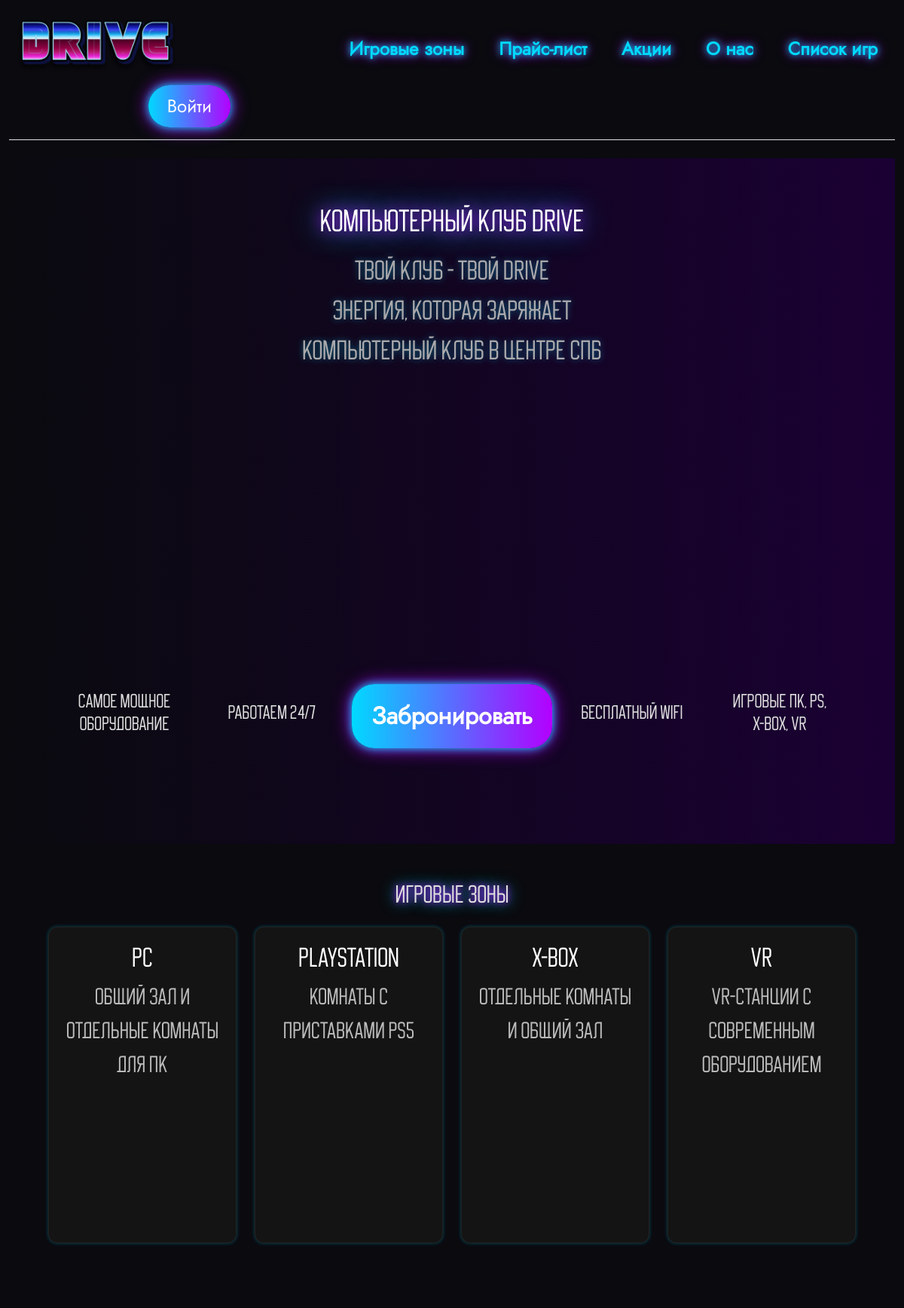
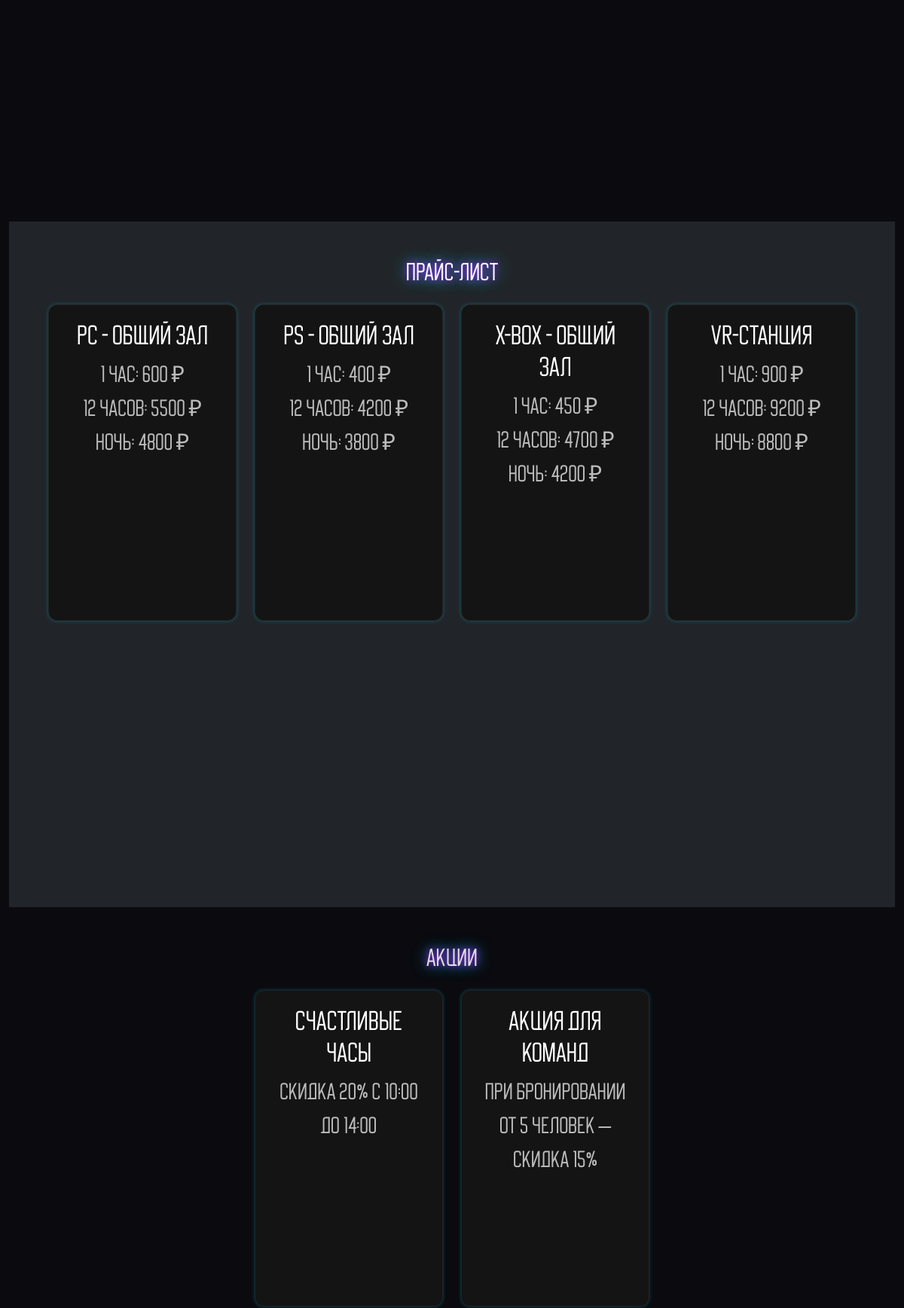
/index (upper part), run on the app's committed database (2 pictures, top to bottom).
### tables this page shows
CREATE TABLE prices (
    id INTEGER PRIMARY KEY AUTOINCREMENT,
    service TEXT NOT NULL UNIQUE,
    price_1h INTEGER NOT NULL,
    price_12h INTEGER NOT NULL,
    price_night INTEGER NOT NULL
);

### app.py (the view)
@app.route("/")
@app.route("/index")
def index():
    db = get_db()
    prices = db.execute("SELECT service, price_1h, price_12h, price_night FROM prices").fetchall()
    return render_template("index.html", prices=prices)

### app.py (called while the page is built)
def get_db():
    if 'db' not in g:
        g.db = sqlite3.connect(DATABASE)
        g.db.row_factory = sqlite3.Row
    return g.db

### templates/index.html (shortened to what this page needs)
{% extends 'base.html' %}
{% block body %}
<section class="hero-section text-center">
    <div class="hero-content d-flex flex-column align-items-center justify-content-between" style="height: 100%;">
        <div>
            <h1 class="hero-title neon-text-large mb-3">Компьютерный клуб DRIVE</h1>
            <p class="hero-description mb-5">
                ТВОЙ КЛУБ - ТВОЙ DRIVE<br>
                ЭНЕРГИЯ, КОТОРАЯ ЗАРЯЖАЕТ<br>
                КОМПЬЮТЕРНЫЙ КЛУБ В ЦЕНТРЕ СПБ
            </p>
        </div>
        <div class="d-flex justify-content-center flex-wrap gap-3 hero-features">
            <div class="neon-card text-center p-3">
                <h6 class="feature-title">Самое мощное оборудование</h6>
            </div>
            <div class="neon-card text-center p-3">
                <h6 class="feature-title">Работаем 24/7</h6>
            </div>
            <a href="{{ url_for('booking') }}" class="btn my-button px-5 py-2 align-self-center">Забронировать</a>
            <div class="neon-card text-center p-3">
                <h6 class="feature-title">Бесплатный WiFi</h6>
            </div>
            <div class="neon-card text-center p-3">
                <h6 class="feature-title">Игровые ПК, PS,<br>X-Box, VR</h6>
            </div>
        </div>
    </div>
</section>
<section id="zonesSection" class="py-5">
    <h2 class="text-center mb-4">Игровые зоны</h2>
    <div class="d-flex flex-wrap justify-content-center gap-4">
        <div class="card zone-card">
            <h5>PC</h5>
            <p>Общий зал и отдельные комнаты для ПК</p>
        </div>
        <div class="card zone-card">
            <h5>PlayStation</h5>
            <p>Комнаты с приставками PS5</p>
        </div>
        <div class="card zone-card">
            <h5>X-box</h5>
            <p>Отдельные комнаты и общий зал</p>
        </div>
        <div class="card zone-card">
            <h5>VR</h5>
            <p>VR-станции с современным оборудованием</p>
        </div>
    </div>
</section>
<section id="pricesSection" class="py-5 bg-dark text-light">
    <h2 class="text-center mb-4">Прайс-лист</h2>
    <div class="d-flex flex-wrap justify-content-center gap-4">
        {% for price in prices %}
        <div class="card price-card">
            <h5>{{ price['service'] }}</h5>
            <p>
                1 час: {{ price['price_1h'] }} ₽<br>
                12 часов: {{ price['price_12h'] }} ₽<br>
                Ночь: {{ price['price_night'] }} ₽
            </p>
        </div>
        {% endfor %}
    </div>
</section>
<section id="promoSection" class="py-5">
    <h2 class="text-center mb-4">Акции</h2>
    <div class="d-flex flex-wrap justify-content-center gap-4">
        <div class="card promo-card">
            <h5>Счастливые часы</h5>
            <p>Скидка 20% с 10:00 до 14:00</p>
        </div>
        <div class="card promo-card">
            <h5>Акция для команд</h5>
            <p>При бронировании от 5 человек – скидка 15%</p>
        </div>
    </div>
</section>
{% endblock %}

### templates/base.html (shortened to what this page needs)
<!DOCTYPE html>
<html lang="ru">
<head>
    <link href="https://cdn.jsdelivr.net/npm/bootstrap@5.3.7/dist/css/bootstrap.min.css" rel="stylesheet"
>
    <link rel="stylesheet" href="{{ url_for('static', filename='css/style.css') }}">
</head>
<body class="{% if is_account_page %}account-page-bg{% endif %}">
    <div class="container-fluid">
        <header class="d-flex flex-wrap align-items-center justify-content-center justify-content-md-between py-3 mb-4 border-bottom
        {% if is_account_page %} account-header-bg{% endif %}">
            <div class="col-md-3 mb-2 mb-md-0">
                <a href="/" class="d-inline-flex link-body-emphasis text-decoration-none">
                    <img class="logo" src="{{ url_for('static', filename='images/drive.png') }}" alt="Drive logo">
                </a>
            </div>
            <ul class="nav col-12 col-md-auto mb-2 justify-content-center mb-md-0">
                {% if not is_account_page %}
                <li><a href="#zonesSection" class="nav-link px-2">Игровые зоны</a></li>
                <li><a href="#pricesSection" class="nav-link px-2">Прайс-лист</a></li>
                <li><a href="#promoSection" class="nav-link px-2">Акции</a></li>
                <li><a href="#aboutSection" class="nav-link px-2">О нас</a></li>
                <li><a href="#gamesSection" class="nav-link px-2">Список игр</a></li>
                {% endif %}
            </ul>
            <div class="col-md-3 text-end">
                {% if not is_account_page %}
                <button id="loginButton" type="button" class="btn login-btn">Войти</button>
                {% else %}
                <a href="{{ url_for('logout') }}" class="btn btn-danger">Выйти</a>
                {% endif %}
            </div>
        </header>
        {% block body %}{% endblock %}
    </div>
</body>
</html>

### static/css/style.css (style rules this page uses)
body { font-family: 'Buyan', 'Segoe UI', Tahoma, Geneva, Verdana, sans-serif; background-color: #0a0a0f; color: #ddd; margin: 0; padding: 0; scroll-behavior: smooth; }
h1, h2, h3, h4, h5, h6, p, .card, .zone-card, .price-card, .promo-card, .game-card, .booking-form { font-family: 'Buyan', sans-serif; }
p { color: #bbb; }
.logo { height: 90px; }
.my-button { background: linear-gradient(90deg, #00d9ff, #b300ff); border: none; color: #fff; font-weight: 700; border-radius: 30px; width: 265.81px; height: 85.65px; font-size: 2rem; display: flex; align-items: center; justify-content: center; box-shadow: 0 0 12px #00d9ff, 0 0 24px #b300ff; transition: 0.3s, transform 0.3s, box-shadow 0.3s; font-family: 'Jost', sans-serif; }
.login-btn { font-family: 'Jost', sans-serif; font-weight: normal; font-size: 23.99px; background: linear-gradient(90deg, #00d9ff, #b300ff); color: #fff; border: none; border-radius: 30px; padding: 10px 25px; box-shadow: 0 0 12px #00d9ff, 0 0 24px #b300ff; transition: 0.3s, transform 0.3s, box-shadow 0.3s; }
.hero-section { background: linear-gradient(to right, #0a0a0f, #1a0033); display: flex; flex-direction: column; justify-content: flex-start; align-items: center; text-align: center; min-height: 910px; padding: 60px 20px 40px 20px; box-sizing: border-box; }
.hero-title { font-size: 2.5rem; color: #fff; text-shadow: 0 0 20px #b300ff, 0 0 40px #00d9ff; margin-bottom: 10px; }
.hero-description { font-size: 2.2rem; opacity: 0.9; max-width: 700px; margin: 0 auto 50px auto; text-shadow: 0 0 8px rgba(0,217,255,0.5); }
.hero-content { display: flex; flex-direction: column; align-items: center; gap: 360px; }
.hero-features { display: flex; justify-content: center; align-items: center; gap: 20px; flex-wrap: wrap; }
.hero-features .neon-card { width: 180px; font-family: 'Jost', sans-serif; }
.card, .zone-card, .price-card, .promo-card, .game-card { background-color: #141414; border: 1px solid #222; color: #fff; border-radius: 12px; padding: 20px; transition: 0.3s; box-shadow: 0 0 5px rgba(0, 217, 255, 0.3); font-family: 'Buyan', sans-serif; font-size: 30px; }
.nav-link { display: inline-block; color: #00d9ff; font-weight: 900; font-size: 1.5rem; margin: 0 15px; text-decoration: none; text-shadow: 0 0 8px #00d9ff, 0 0 16px #b300ff; transition: 0.3s, text-shadow 0.3s, transform 0.3s; cursor: pointer; font-family: 'Jost', sans-serif; }
section { min-height: 910px; padding: 60px 20px; background-color: #0a0a0f; width: 100%; box-sizing: border-box; }
section:nth-child(even) { background-color: #141414; }
section h2 { margin-bottom: 30px; text-align: center; font-size: 2rem; text-shadow: 0 0 10px #b300ff, 0 0 20px #00d9ff; }
.zone-card, .price-card, .promo-card, .game-card { width: 250px; text-align: center; height: 420px; font-family: 'Buyan', sans-serif; }
.hero-title, section h2 { animation: neonGlow 3s infinite ease-in-out; }
.my-button, .login-btn, form button { transition: 0.3s; }
.card h5, .zone-card h5, .price-card h5, .promo-card h5, .game-card h5 { font-size: 35px; text-align: center; }
.feature-title { font-size: 25px; text-align: center; }

### data on the page
prices: service "PC - Общий зал", price_1h "600", price_12h "5500", price_night "4800"
prices: service "PS - Общий зал", price_1h "400", price_12h "4200", price_night "3800"
prices: service "X-box - Общий зал", price_1h "450", price_12h "4700", price_night "4200"
prices: service "VR-станция", price_1h "900", price_12h "9200", price_night "8800"
